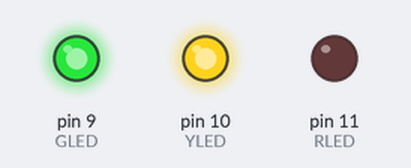
Bench run of a sketch on a simulated Arduino Uno, built with avr-gcc and run on an emulated ATmega328P. Parts: output pins drawn as LEDs (lit = HIGH).

Above: at 0.1 s.
At 20.1 s:
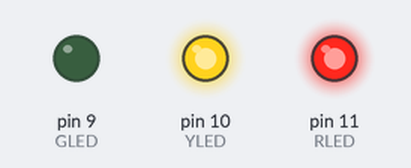
At 39.1 s:
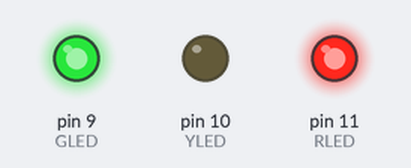
Timing chart, 0 to 40.0 s (numbered marks = the images above):
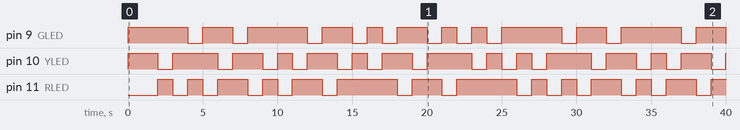

The sketch:

PROJ_TLight1.ino
```cpp
#include "MPublic.h"
#include <TimerOne.h>
#include "Test.h"
#include "TLight.h"

void fTimerIsr(void);

void setup() {
  Serial.begin(9600);
  Timer1.initialize(1000000);         // set timer=1000000 us = 1s
  Timer1.attachInterrupt(fTimerIsr);  // attach ISR here
  //------------

  //fTestOpen();
  fTLightOpen();
}

void loop() {

  schZone = true;
  //fTestRun();
  fTLightRun();
}

void fTimerIsr(void) {

  schZone = false;
  //fTestRun();
  fTLightRun();
}
```

MPublic.h
```cpp
#define tByte   unsigned char   // 8  Bits
#define tWord   unsigned int    // 16 Bits
#define tDWord  unsigned long   // 32 Bits

#define tFloat  float

#define bNull   0xFF
#define wNull   0xFFFF
#define dNull   0xFFFFFFFF
#define pNull   NULL

boolean schZone;       /* Dividing 2 scheduling spaces
                        true = normal scheduling
                        false = timer scheduling */

//== Switch States =====================
#define sON    1       // Switch state=ON
#define sOFF   0       // Switch state=OFF
#define sIDL   bNull   // Switch state=IDLE
```

TLight.h
```cpp
extern "C" {tByte fTLightOpen(void);}
extern "C" {void fTLightRun(void);}
```

TLight.ino
```cpp
// Traffic light module
// D11 -> Red LED, D10 -> Yellow LED, D9 -> Green LED
#define RLED  11
#define YLED  10
#define GLED  9

#define RDLY  1
#define YDLY  1
#define GDLY  1

typedef struct {
  tByte   state;
  tByte   rTime;
  tByte   yTime;
  tByte   gTime;
  tByte   cnt;
} tTLight;

tTLight  m_TLight;

//- State Machine ----------------------------------

tByte fTLightState100(tTLight *m) {

  digitalWrite(GLED,HIGH);
  digitalWrite(RLED,LOW);
  if (m->cnt==m->rTime-1) {
    m->cnt=0;
    m->state=101;
  } else m->cnt++;

  return 0;
}

tByte fTLightState101(tTLight *m) {

  digitalWrite(RLED,HIGH);
  digitalWrite(YLED,LOW);
  if (m->cnt==m->yTime-1) {
    m->cnt=0;
    m->state=102;
  } else m->cnt++;
  return 0;
}

tByte fTLightState102(tTLight *m) {

  digitalWrite(YLED,HIGH);
  digitalWrite(GLED,LOW);
  if (m->cnt==m->gTime-1) {
    m->cnt=0;
    m->state=100;
  } else m->cnt++;
  return 0;
}

tByte fTLightEntry(tTLight *m) {

  if (schZone) { // running in normal scheduling

  } else {       // running in timer scheduling
    switch (m->state) {
      case 100 : fTLightState100(m); break;
      case 101 : fTLightState101(m); break;
      case 102 : fTLightState102(m); break;
      default : break;
    }
  }
  return 0;
}

//--------------------------------------------------

tByte fTLightOpen(void) {

  //- Set 3 outputs
  pinMode(RLED,OUTPUT);
  pinMode(YLED,OUTPUT);
  pinMode(GLED,OUTPUT);
  //- Turn off all LEDs
  digitalWrite(RLED,LOW);
  digitalWrite(YLED,HIGH);
  digitalWrite(GLED,HIGH);
  //- Set delay times
  m_TLight.rTime=RDLY;
  m_TLight.yTime=YDLY;
  m_TLight.gTime=GDLY;
  m_TLight.cnt=0;
  //-------------------------
  m_TLight.state=100;

  return 0;
}

void fTLightRun(void) {

  fTLightEntry(&m_TLight);
}
```

Test.h
```cpp
// Template header file for state machines

extern "C" {tByte fTestOpen(void);}
extern "C" {void fTestRun(void);}
```

Test.ino
```cpp
// Template for state machines

typedef struct {
  tByte   state;

} tTest;

tTest  m_test;

//- State Machines ----------------------------------

tByte fTestState0(tTest *m) {


  return 0;
}

tByte fTestState1(tTest *m) {


  return 0;
}

//---------------------------------

tByte fTestState100(tTest *m) {


  return 0;
}

tByte fTestState101(tTest *m) {


  return 0;
}

tByte fTestEntry(tTest *m) {

  if (schZone) { // running in normal scheduling
    switch (m->state) {
      case 0 : fTestState0(m); break;
      case 1 : fTestState1(m); break;
      default : break;
    }
  } else {       // running in timer scheduling
    switch (m->state) {
      case 100 : fTestState100(m); break;
      case 101 : fTestState101(m); break;
      default : break;
    }
  }
  return 0;
}

//--------------------------------------------------

tByte fTestOpen(void) {


  //-------------------------
  m_test.state=bNull;

  return 0;
}

void fTestRun(void) {

  fTestEntry(&m_test);
}
```

Measured:
- by itself, pin 9 (GLED): HIGH → LOW at 4.0 s, → HIGH 1.0 s later, → LOW 2.0 s later, → HIGH 1.0 s later, … (23 changes in this stretch)
- by itself, pin 10 (YLED): HIGH → LOW at 2.0 s, → HIGH 1.0 s later, → LOW 3.0 s later, → HIGH 1.0 s later, … (28 changes in this stretch)
- by itself, pin 11 (RLED): LOW → HIGH at 2.0 s, → LOW 1.0 s later, → HIGH 1.0 s later, → LOW 1.0 s later, … (27 changes in this stretch)
